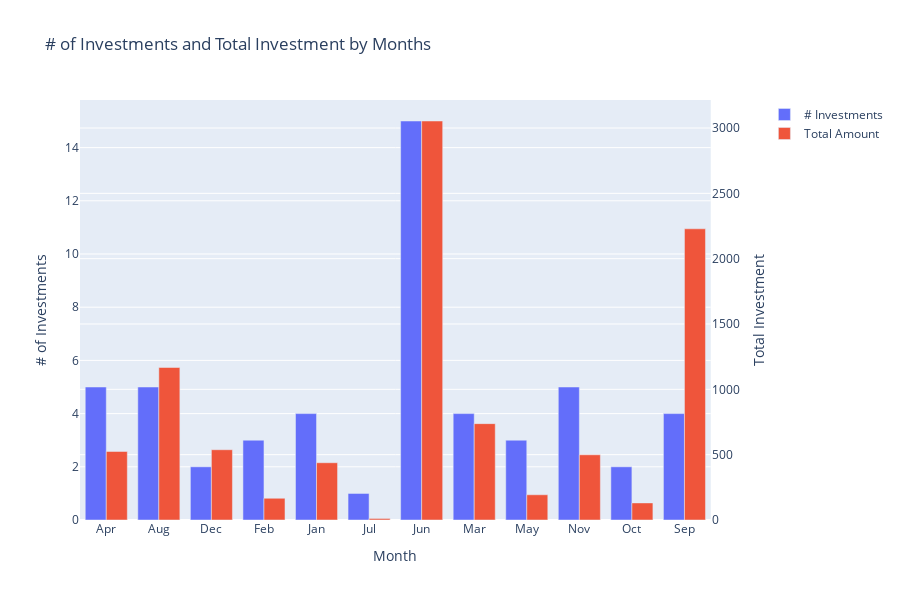

The code cell stored with this chart in its notebook:
### Code cell
# Group data by month (number of investments and total amount)
month_data = df4.groupby('Month')['Date'].count().reset_index(name='Count')
# month_data.reset_index(inplace=True)
some_df = df4.groupby('Month')['Amount in Cr'].sum().reset_index()

month_data = merged_df = pd.merge(month_data, some_df, on='Month')

# Create the bar plot
fig = bar(month_data, x='Month', y=['Count', 'Amount in Cr'], barmode='group', title="Month-wise Investments and Amount")

# Customize the plot (optional)
fig.update_layout(bargap=0.1, xaxis_title="Month", yaxis_title="Count/Amount")
fig.update_traces(marker_line_color='black')

fig = make_subplots(specs=[[{"secondary_y": True}]])

# Add Total Benefit to the chart
fig.add_trace(
    go.Bar(x=month_data['Month'], y=month_data['Count'], name='# Investments', offsetgroup=1),
    secondary_y=False,
)

# Add Total Benefit to the chart
fig.add_trace(
    go.Bar(x=month_data['Month'], y=month_data['Amount in Cr'], name='Total Amount', offsetgroup=2),
    secondary_y=True,
)

# Add titles and labels
fig.update_layout(
    title_text='# of Investments and Total Investment by Months',
    xaxis_title='Month'
)
fig.update_yaxes(title_text='# of Investments', secondary_y=False)
fig.update_yaxes(title_text='Total Investment', secondary_y=True)
fig.update_layout(height=600)  # Set the height of the chart)
fig

### Figure 1 — Plotly figure (JSON) as saved in the notebook; plotly's stock layout.template omitted (floating-point values rounded to 4 significant figures)
{"data": [{"name": "# Investments", "offsetgroup": "1", "type": "bar", "x": ["Apr", "Aug", "Dec", "Feb", "Jan", "Jul", "Jun", "Mar", "May", "Nov", "Oct", "Sep"], "xaxis": "x", "y": [5, 5, 2, 3, 4, 1, 15, 4, 3, 5, 2, 4], "yaxis": "y"}, {"name": "Total Amount", "offsetgroup": "2", "type": "bar", "x": ["Apr", "Aug", "Dec", "Feb", "Jan", "Jul", "Jun", "Mar", "May", "Nov", "Oct", "Sep"], "xaxis": "x", "y": [524.6, 1167.0, 537.8, 166.3, 438.4, 10.53, 3054.0, 737.6, 193.1, 499.1, 130.7, 2229.0], "yaxis": "y2"}], "layout": {"height": 600, "title": {"text": "# of Investments and Total Investment by Months"}, "xaxis": {"anchor": "y", "domain": [0, 0.94], "title": {"text": "Month"}}, "yaxis": {"anchor": "x", "domain": [0, 1], "title": {"text": "# of Investments"}}, "yaxis2": {"anchor": "x", "overlaying": "y", "side": "right", "title": {"text": "Total Investment"}}}}
